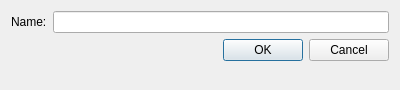
<?xml version="1.0" encoding="UTF-8"?>
<ui version="4.0">
 <class>itemDialog</class>
 <widget class="QDialog" name="itemDialog">
  <property name="geometry">
   <rect>
    <x>0</x>
    <y>0</y>
    <width>400</width>
    <height>90</height>
   </rect>
  </property>
  <property name="windowTitle">
   <string>Add New...</string>
  </property>
  <layout class="QFormLayout" name="formLayout">
   <item row="0" column="0">
    <widget class="QLabel" name="lblName">
     <property name="text">
      <string>Name:</string>
     </property>
    </widget>
   </item>
   <item row="0" column="1">
    <widget class="QLineEdit" name="tbName"/>
   </item>
   <item row="1" column="1">
    <widget class="QDialogButtonBox" name="buttonBox">
     <property name="orientation">
      <enum>Qt::Orientation::Horizontal</enum>
     </property>
     <property name="standardButtons">
      <set>QDialogButtonBox::StandardButton::Cancel|QDialogButtonBox::StandardButton::Ok</set>
     </property>
    </widget>
   </item>
  </layout>
 </widget>
 <resources/>
 <connections>
  <connection>
   <sender>buttonBox</sender>
   <signal>accepted()</signal>
   <receiver>itemDialog</receiver>
   <slot>accept()</slot>
   <hints>
    <hint type="sourcelabel">
     <x>248</x>
     <y>254</y>
    </hint>
    <hint type="destinationlabel">
     <x>157</x>
     <y>274</y>
    </hint>
   </hints>
  </connection>
  <connection>
   <sender>buttonBox</sender>
   <signal>rejected()</signal>
   <receiver>itemDialog</receiver>
   <slot>reject()</slot>
   <hints>
    <hint type="sourcelabel">
     <x>316</x>
     <y>260</y>
    </hint>
    <hint type="destinationlabel">
     <x>286</x>
     <y>274</y>
    </hint>
   </hints>
  </connection>
 </connections>
</ui>
